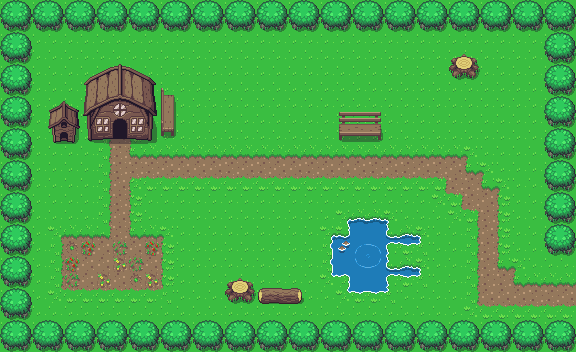

A 2D game scene composited from a Tiled map and its tileset images. What follows is a short description and the map's XML, with each tile layer's data collapsed to a summary:
An orthogonal 36x22 tile map with 16x16 px tiles, 2 tile layers (Base, Objects) and 14 objects (ToTest01, ToMarket).

<map version="1.10" tiledversion="1.11.2" orientation="orthogonal" renderorder="right-down" width="36" height="22" tilewidth="16" tileheight="16" infinite="0" nextlayerid="6" nextobjectid="21">
 <editorsettings>
  <export target="Test02.lua" format="lua" />
 </editorsettings>
 <tileset firstgid="1" name="Overworld" tilewidth="16" tileheight="16" tilecount="1440" columns="40">
  <image source="tileset/Overworld.png" width="640" height="576" />
  <tile id="16">
   <animation>
    <frame tileid="16" duration="100" />
    <frame tileid="18" duration="100" />
    <frame tileid="20" duration="100" />
    <frame tileid="96" duration="100" />
    <frame tileid="98" duration="100" />
    <frame tileid="100" duration="100" />
   </animation>
  </tile>
  <tile id="17">
   <animation>
    <frame tileid="17" duration="100" />
    <frame tileid="19" duration="100" />
    <frame tileid="21" duration="100" />
    <frame tileid="97" duration="100" />
    <frame tileid="99" duration="100" />
    <frame tileid="101" duration="100" />
   </animation>
  </tile>
  <tile id="56">
   <animation>
    <frame tileid="56" duration="100" />
    <frame tileid="58" duration="100" />
    <frame tileid="60" duration="100" />
    <frame tileid="136" duration="100" />
    <frame tileid="138" duration="100" />
    <frame tileid="140" duration="100" />
   </animation>
  </tile>
  <tile id="57">
   <animation>
    <frame tileid="57" duration="100" />
    <frame tileid="59" duration="100" />
    <frame tileid="61" duration="100" />
    <frame tileid="137" duration="100" />
    <frame tileid="139" duration="100" />
    <frame tileid="141" duration="100" />
   </animation>
  </tile>
  <tile id="382">
   <animation>
    <frame tileid="382" duration="100" />
    <frame tileid="385" duration="100" />
    <frame tileid="388" duration="100" />
   </animation>
  </tile>
  <tile id="383">
   <animation>
    <frame tileid="383" duration="100" />
    <frame tileid="386" duration="100" />
    <frame tileid="389" duration="100" />
   </animation>
  </tile>
  <tile id="384">
   <animation>
    <frame tileid="384" duration="100" />
    <frame tileid="387" duration="100" />
    <frame tileid="390" duration="100" />
   </animation>
  </tile>
  <tile id="422">
   <animation>
    <frame tileid="422" duration="100" />
    <frame tileid="425" duration="100" />
    <frame tileid="428" duration="100" />
   </animation>
  </tile>
  <tile id="423">
   <animation>
    <frame tileid="423" duration="100" />
    <frame tileid="426" duration="100" />
    <frame tileid="429" duration="100" />
   </animation>
  </tile>
  <tile id="424">
   <animation>
    <frame tileid="424" duration="100" />
    <frame tileid="427" duration="100" />
    <frame tileid="430" duration="100" />
   </animation>
  </tile>
  <tile id="462">
   <animation>
    <frame tileid="462" duration="100" />
    <frame tileid="465" duration="100" />
    <frame tileid="468" duration="100" />
   </animation>
  </tile>
  <tile id="463">
   <animation>
    <frame tileid="463" duration="100" />
    <frame tileid="466" duration="100" />
    <frame tileid="469" duration="100" />
   </animation>
  </tile>
  <tile id="464">
   <animation>
    <frame tileid="464" duration="100" />
    <frame tileid="467" duration="100" />
    <frame tileid="470" duration="100" />
   </animation>
  </tile>
  <tile id="1033">
   <animation>
    <frame tileid="382" duration="100" />
    <frame tileid="385" duration="100" />
    <frame tileid="388" duration="100" />
   </animation>
  </tile>
 </tileset>
 <layer id="1" name="Base" width="36" height="22">
  <data>[792 cells, 792 non-empty, 19 distinct tile ids]</data>
 </layer>
 <layer id="2" name="Objects" width="36" height="22">
  <data>[792 cells, 298 non-empty, 70 distinct tile ids]</data>
 </layer>
 <objectgroup id="3" name="Walls">
  <object id="1" x="0" y="0" width="576" height="32" />
  <object id="2" x="544" y="26" width="31.75" height="230" />
  <object id="3" x="0" y="320" width="576.091" height="32" />
  <object id="4" x="0" y="16" width="32" height="313" />
  <object id="12" x="225.313" y="278.063" width="29.375" height="23.875">
   <polygon points="2.18182,5.27273 15.142,-0.181818 22.4659,2.63636 28.125,6.12784 30.0568,13.6193 26.4659,22.5114 21.0213,23.9545 13.7585,20.6705 7.05114,24.1023 3.58381,22.4773 2.48011,19.0341 -0.272727,16.875 -0.181818,13.392" />
  </object>
  <object id="13" x="449.313" y="54.3125" width="29.375" height="23.875">
   <polygon points="2.18182,5.27273 15.142,-0.181818 22.4659,2.63636 28.125,6.12784 30.0568,13.6193 26.4659,22.5114 21.0213,23.9545 13.7585,20.6705 7.05114,24.1023 3.58381,22.4773 2.48011,19.0341 -0.272727,16.875 -0.181818,13.392" />
  </object>
  <object id="14" x="160.704" y="89.125" width="13.2581" height="47.75">
   <polygon points="0.803519,-1.09091 12.5751,5.90909 13.2581,46.6591 0.964223,46.8409" />
  </object>
  <object id="15" x="339.273" y="112" width="41.8182" height="27.8182" />
  <object id="17" x="258.591" y="288.806" width="42.5455" height="14.3889" />
  <object id="18" x="85.5" y="81.5" width="66" height="59">
   <polygon points="0.75,-2.75 34.25,-16.75 54.75,-9.375 68.75,0.5 71.125,33.5 67.5625,34 66,58.75 42.25,56.6875 42.5,35.375 26.125,34.1875 27,57.25 2.75,58.5 0.5,34.375 -1.875,34.3125" />
  </object>
  <object id="19" x="48.75" y="110" width="30.25" height="33">
   <polygon points="1,0 14.875,-7.75 30.25,0 30.25,18.75 27.5,17.25 26,32.25 5.25,31.75 2.5625,18.25 -0.625,18.5" />
  </object>
 </objectgroup>
 <objectgroup id="4" name="Water">
  <object id="11" x="347.818" y="220.364" width="39.4545" height="70.9091">
   <polygon points="0,0 38.9091,0 39.2727,15.5909 72.5909,15.7159 72.7045,22.5057 39.7273,22.0227 39.2727,23.1818 39.4545,47.8182 72,48.1818 72,54.3636 39.4545,53.8182 39.4545,70.9091 1.27273,71.0909 2.18182,55.1818 -15.6364,54.7273 -15.5909,16.0909 1.36364,16.1818" />
  </object>
 </objectgroup>
 <objectgroup id="5" name="Transitions">
  <object id="5" name="ToTest01" x="576" y="252" width="16" height="73">
   <properties>
    <property name="destX" type="int" value="16" />
    <property name="destY" type="int" value="246" />
   </properties>
  </object>
  <object id="7" name="ToMarket" x="112" y="119.333" width="16" height="15" />
 </objectgroup>
</map>
